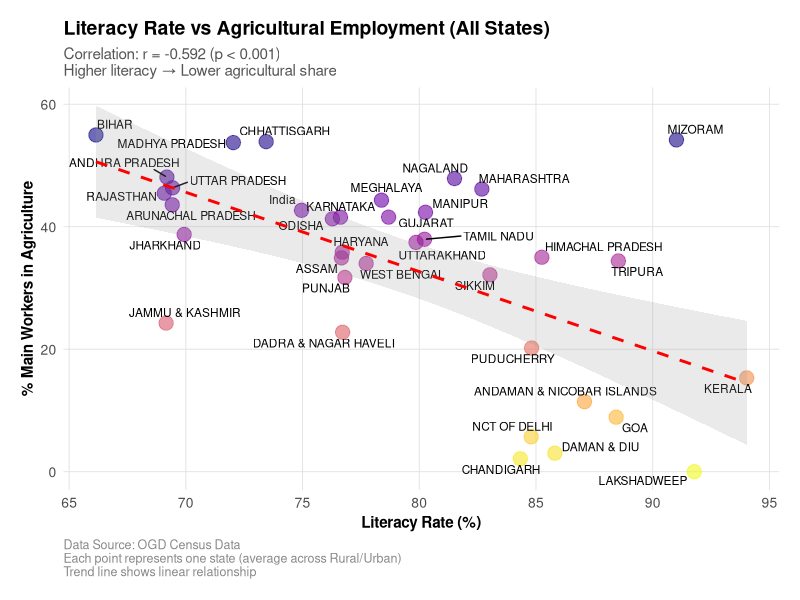
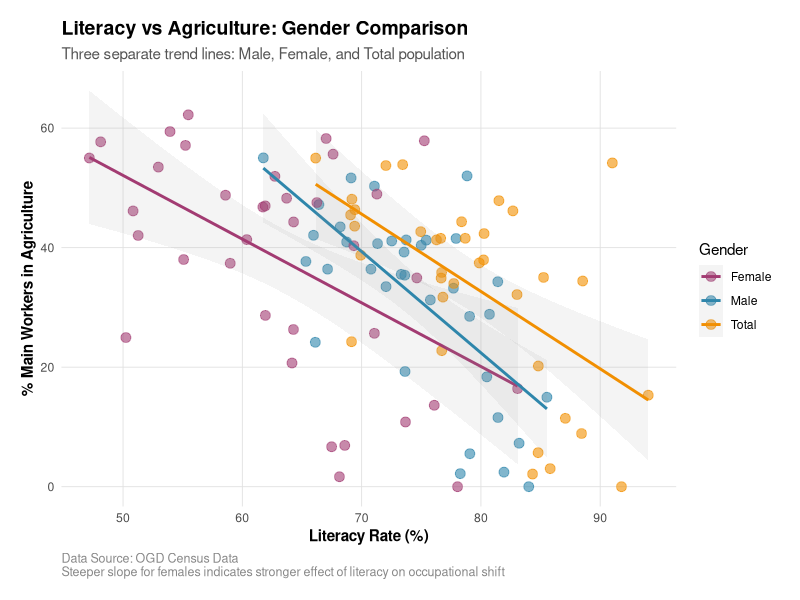
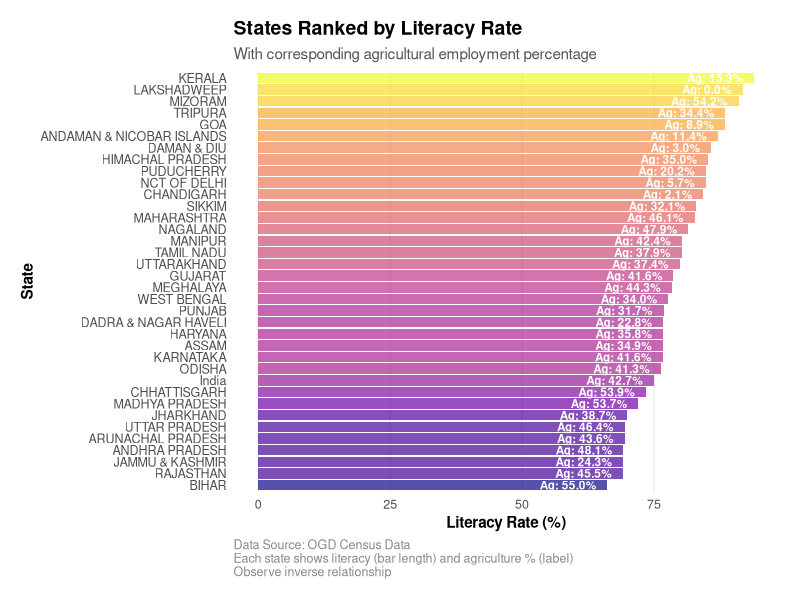
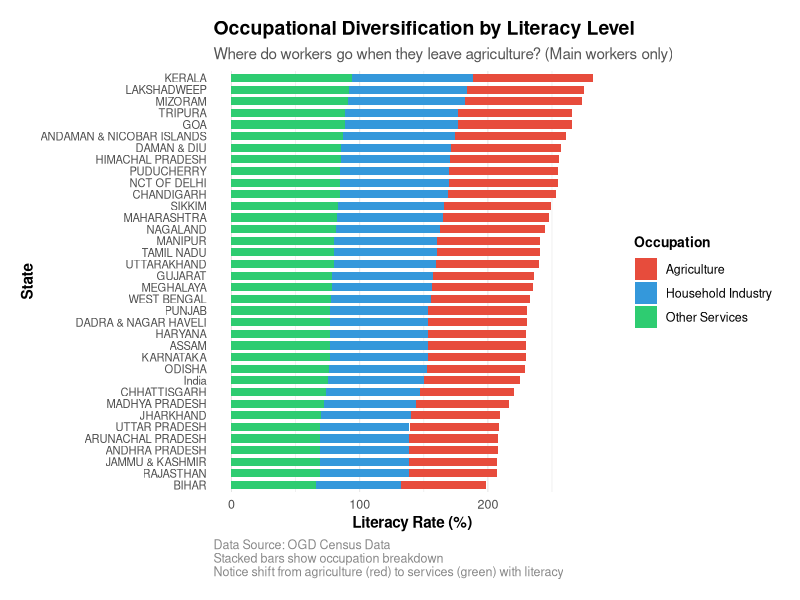
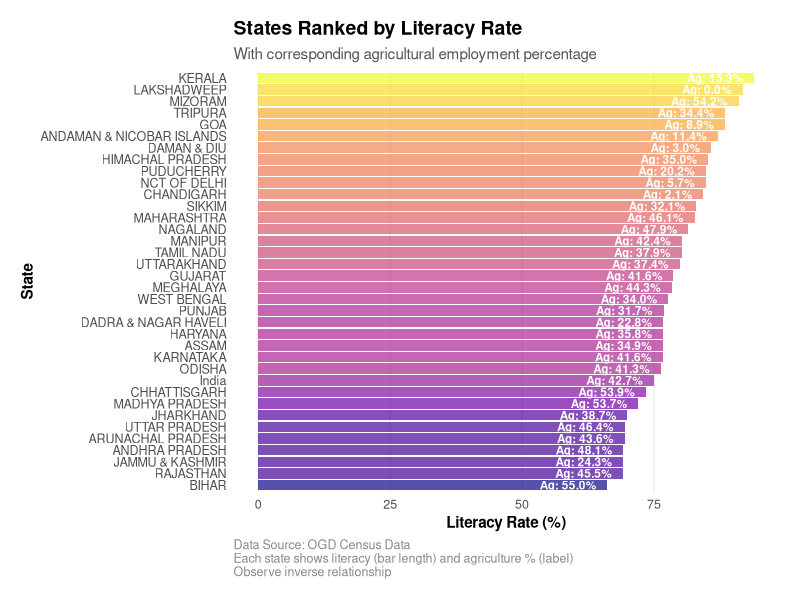
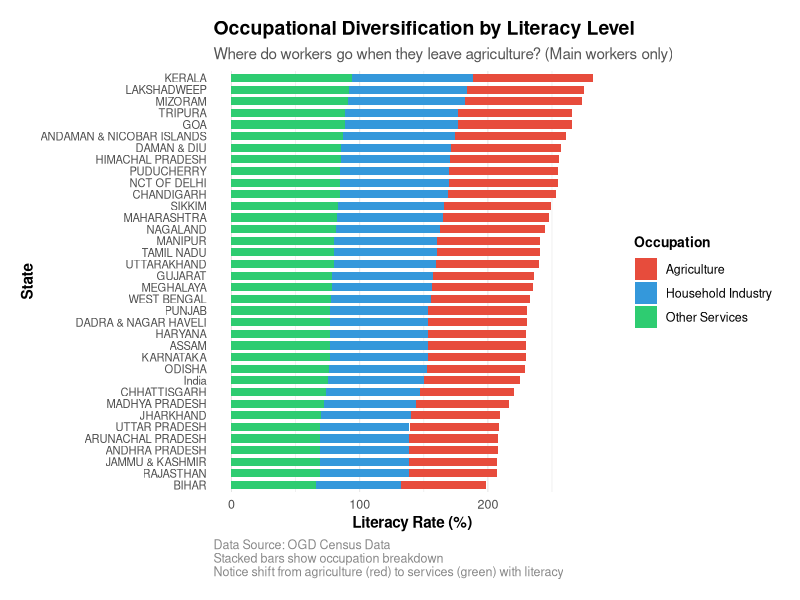

Write R code to recreate these figures, in order.
# ============================================================================
# QUESTION 1: LITERACY & OCCUPATIONAL SHIFT ANALYSIS
# "To what extent is higher literacy associated with lower agricultural share?"
# ============================================================================
# Using imported dataframe df (OGD Census Data)
# NO SAMPLE DATA - USES YOUR ACTUAL DATA

getwd()
setwd("C:/Users/RBI1/Documents/R_Basics")
df <- read.csv("population_perSTATE.csv", check.names = FALSE)
View(df)


library(tidyverse)
library(ggplot2)
library(dplyr)
library(tidyr)
library(scales)
library(viridis)
library(ggrepel)

# ============================================================================
# STEP 1: VERIFY DATA & REQUIRED COLUMNS
# ============================================================================

cat("========== DATA VERIFICATION ==========\n\n")

# Check dataframe dimensions
cat("Dataframe dimensions:\n")
cat("Rows:", nrow(df), "\n")
cat("Columns:", ncol(df), "\n\n")

# List all column names
cat("Column names in your dataframe:\n")
print(colnames(df))

# ============================================================================
# STEP 2: VERIFY REQUIRED COLUMNS EXIST
# ============================================================================

required_columns <- c(
  "Name",
  "TRU",
  "Total Population Person",
  "Population in the age group 0-6 Person",
  "Literates Population Person",
  "Literates Population Male",
  "Literates Population Female",
  "Illiterate Persons",
  "Main Working Population Person",
  "Main Working Population Male",
  "Main Working Population Female",
  "Main Cultivator Population Person",
  "Main Cultivator Population Male",
  "Main Cultivator Population Female",
  "Main Agricultural Labourers Population Person",
  "Main Agricultural Labourers Population Male",
  "Main Agricultural Labourers Population Female",
  "Main Household Industries Population Person",
  "Main Household Industries Population Male",
  "Main Household Industries Population Female",
  "Main Other Workers Population Person",
  "Main Other Workers Population Male",
  "Main Other Workers Population Female",
  "Scheduled Castes population Person",
  "Scheduled Tribes population Person"
)

missing_cols <- setdiff(required_columns, colnames(df))

if (length(missing_cols) > 0) {
  cat("\n⚠️  WARNING: Missing columns:\n")
  print(missing_cols)
  cat("\nAnalysis may be incomplete without these columns.\n")
} else {
  cat("\n✅ All required columns found!\n")
}

# ============================================================================
# STEP 3: CALCULATE LITERACY RATE
# ============================================================================

cat("\n\n========== CALCULATING LITERACY RATE ==========\n")

df_analysis <- df %>%
  mutate(
    # Eligible population for literacy (exclude 0-6 age group)
    Eligible_Population = `Total Population Person` - `Population in the age group 0-6 Person`,
    
    # Literacy Rate for Person (%)
    Literacy_Rate = (`Literates Population Person` / Eligible_Population) * 100,
    
    # Literacy Rate for Male (%)
    Literacy_Rate_Male = (`Literates Population Male` / 
                            (`Literates Population Male` + 
                               ifelse(is.na(`Illiterate Male`), 0, `Illiterate Male`))) * 100,
    
    # Literacy Rate for Female (%)
    Literacy_Rate_Female = (`Literates Population Female` / 
                              (`Literates Population Female` + 
                                 ifelse(is.na(`Illiterate Female`), 0, `Illiterate Female`))) * 100,
    
    # Handle NaN and Inf values
    Literacy_Rate = ifelse(is.infinite(Literacy_Rate) | is.na(Literacy_Rate), NA, Literacy_Rate),
    Literacy_Rate_Male = ifelse(is.infinite(Literacy_Rate_Male) | is.na(Literacy_Rate_Male), NA, Literacy_Rate_Male),
    Literacy_Rate_Female = ifelse(is.infinite(Literacy_Rate_Female) | is.na(Literacy_Rate_Female), NA, Literacy_Rate_Female)
  )

cat("✓ Literacy Rate calculated\n")
cat("  Formula: (Literates / (Total Pop - 0-6 Age Group)) × 100\n\n")

# Display sample literacy calculations
cat("Sample Literacy Rate Calculations:\n")
print(df_analysis %>% 
        select(Name, TRU, Literacy_Rate, Literacy_Rate_Male, Literacy_Rate_Female) %>%
        head(10))

# ============================================================================
# STEP 4: CALCULATE OCCUPATIONAL SHARES FOR MAIN WORKERS
# ============================================================================

cat("\n\n========== CALCULATING OCCUPATIONAL SHARES ==========\n")

df_analysis <- df_analysis %>%
  mutate(
    # Ensure Total Worker counts are positive to avoid division errors
    Main_Workers_Total = `Main Working Population Person`,
    Main_Workers_Male = `Main Working Population Male`,
    Main_Workers_Female = `Main Working Population Female`,
    
    # ===== AGRICULTURAL EMPLOYMENT =====
    # Agriculture includes: Cultivators + Agricultural Labourers
    Main_Agriculture_Total = `Main Cultivator Population Person` + 
      `Main Agricultural Labourers Population Person`,
    Main_Agriculture_Male = `Main Cultivator Population Male` + 
      `Main Agricultural Labourers Population Male`,
    Main_Agriculture_Female = `Main Cultivator Population Female` + 
      `Main Agricultural Labourers Population Female`,
    
    # ===== HOUSEHOLD INDUSTRIES EMPLOYMENT =====
    Main_HH_Industry_Total = `Main Household Industries Population Person`,
    Main_HH_Industry_Male = `Main Household Industries Population Male`,
    Main_HH_Industry_Female = `Main Household Industries Population Female`,
    
    # ===== OTHER WORKERS (Services, etc.) =====
    Main_Other_Workers_Total = `Main Other Workers Population Person`,
    Main_Other_Workers_Male = `Main Other Workers Population Male`,
    Main_Other_Workers_Female = `Main Other Workers Population Female`,
    
    # ===== NON-AGRICULTURAL EMPLOYMENT =====
    # Non-Ag = Household Industries + Other Workers
    Main_NonAg_Total = Main_HH_Industry_Total + Main_Other_Workers_Total,
    Main_NonAg_Male = Main_HH_Industry_Male + Main_Other_Workers_Male,
    Main_NonAg_Female = Main_HH_Industry_Female + Main_Other_Workers_Female
  )

cat("✓ Occupational categories calculated\n\n")

# ===== CALCULATE OCCUPATIONAL SHARES (%) =====

df_analysis <- df_analysis %>%
  mutate(
    # ===== AGRICULTURE SHARE =====
    # % of main workers in agriculture
    Pct_Main_Workers_Agriculture = 
      ifelse(Main_Workers_Total > 0,
             (Main_Agriculture_Total / Main_Workers_Total) * 100,
             NA),
    
    Pct_Main_Workers_Agriculture_Male = 
      ifelse(Main_Workers_Male > 0,
             (Main_Agriculture_Male / Main_Workers_Male) * 100,
             NA),
    
    Pct_Main_Workers_Agriculture_Female = 
      ifelse(Main_Workers_Female > 0,
             (Main_Agriculture_Female / Main_Workers_Female) * 100,
             NA),
    
    # ===== HOUSEHOLD INDUSTRY SHARE =====
    Pct_Main_Workers_HH_Industry = 
      ifelse(Main_Workers_Total > 0,
             (Main_HH_Industry_Total / Main_Workers_Total) * 100,
             NA),
    
    Pct_Main_Workers_HH_Industry_Male = 
      ifelse(Main_Workers_Male > 0,
             (Main_HH_Industry_Male / Main_Workers_Male) * 100,
             NA),
    
    Pct_Main_Workers_HH_Industry_Female = 
      ifelse(Main_Workers_Female > 0,
             (Main_HH_Industry_Female / Main_Workers_Female) * 100,
             NA),
    
    # ===== OTHER WORKERS SHARE =====
    Pct_Main_Workers_Other = 
      ifelse(Main_Workers_Total > 0,
             (Main_Other_Workers_Total / Main_Workers_Total) * 100,
             NA),
    
    Pct_Main_Workers_Other_Male = 
      ifelse(Main_Workers_Male > 0,
             (Main_Other_Workers_Male / Main_Workers_Male) * 100,
             NA),
    
    Pct_Main_Workers_Other_Female = 
      ifelse(Main_Workers_Female > 0,
             (Main_Other_Workers_Female / Main_Workers_Female) * 100,
             NA),
    
    # ===== NON-AGRICULTURAL SHARE =====
    Pct_Main_Workers_Non_Agriculture = 
      ifelse(Main_Workers_Total > 0,
             (Main_NonAg_Total / Main_Workers_Total) * 100,
             NA),
    
    Pct_Main_Workers_Non_Agriculture_Male = 
      ifelse(Main_Workers_Male > 0,
             (Main_NonAg_Male / Main_Workers_Male) * 100,
             NA),
    
    Pct_Main_Workers_Non_Agriculture_Female = 
      ifelse(Main_Workers_Female > 0,
             (Main_NonAg_Female / Main_Workers_Female) * 100,
             NA)
  )

cat("✓ Occupational shares calculated\n")
cat("  Agriculture (%) = (Cultivators + Ag.Labourers) / Main Workers × 100\n")
cat("  HH Industry (%) = Household Industries / Main Workers × 100\n")
cat("  Other (%) = Other Workers / Main Workers × 100\n")
cat("  Non-Ag (%) = (HH Industry + Other) / Main Workers × 100\n\n")

# Display sample occupational shares
cat("Sample Occupational Shares (All Workers - Person):\n")
print(df_analysis %>% 
        select(Name, TRU, 
               Literacy_Rate,
               Pct_Main_Workers_Agriculture,
               Pct_Main_Workers_HH_Industry,
               Pct_Main_Workers_Other,
               Pct_Main_Workers_Non_Agriculture) %>%
        head(10))

# ============================================================================
# STEP 5: PREPARE DATA FOR ANALYSIS - AGGREGATE BY STATE
# ============================================================================

cat("\n\n========== AGGREGATING DATA BY STATE ==========\n")

# Create state-level analysis dataset (averaging across TRU)
df_state <- df_analysis %>%
  group_by(Name) %>%
  summarise(
    # Literacy metrics
    Literacy_Rate = mean(Literacy_Rate, na.rm = TRUE),
    Literacy_Rate_Male = mean(Literacy_Rate_Male, na.rm = TRUE),
    Literacy_Rate_Female = mean(Literacy_Rate_Female, na.rm = TRUE),
    
    # Agricultural share
    Pct_Agriculture = mean(Pct_Main_Workers_Agriculture, na.rm = TRUE),
    Pct_Agriculture_Male = mean(Pct_Main_Workers_Agriculture_Male, na.rm = TRUE),
    Pct_Agriculture_Female = mean(Pct_Main_Workers_Agriculture_Female, na.rm = TRUE),
    
    # Non-agricultural share
    Pct_Non_Agriculture = mean(Pct_Main_Workers_Non_Agriculture, na.rm = TRUE),
    Pct_Non_Agriculture_Male = mean(Pct_Main_Workers_Non_Agriculture_Male, na.rm = TRUE),
    Pct_Non_Agriculture_Female = mean(Pct_Main_Workers_Non_Agriculture_Female, na.rm = TRUE),
    
    # Household industry
    Pct_HH_Industry = mean(Pct_Main_Workers_HH_Industry, na.rm = TRUE),
    Pct_HH_Industry_Male = mean(Pct_Main_Workers_HH_Industry_Male, na.rm = TRUE),
    Pct_HH_Industry_Female = mean(Pct_Main_Workers_HH_Industry_Female, na.rm = TRUE),
    
    # Other workers
    Pct_Other = mean(Pct_Main_Workers_Other, na.rm = TRUE),
    Pct_Other_Male = mean(Pct_Main_Workers_Other_Male, na.rm = TRUE),
    Pct_Other_Female = mean(Pct_Main_Workers_Other_Female, na.rm = TRUE),
    
    .groups = 'drop'
  ) %>%
  # Remove rows with missing critical values
  filter(!is.na(Literacy_Rate) & !is.na(Pct_Agriculture))

cat("✓ Data aggregated by state\n")
cat("Number of states:", nrow(df_state), "\n\n")

# Display state-level data
cat("State-Level Summary:\n")
print(df_state %>% select(Name, Literacy_Rate, Pct_Agriculture, Pct_Non_Agriculture))

# ============================================================================
# STEP 6: CORRELATION ANALYSIS
# ============================================================================

cat("\n\n========== CORRELATION ANALYSIS ==========\n")

# Calculate correlations
correlation_total <- cor(df_state$Literacy_Rate, df_state$Pct_Agriculture, 
                         use = "complete.obs", method = "pearson")

correlation_male <- cor(df_state$Literacy_Rate_Male, df_state$Pct_Agriculture_Male, 
                        use = "complete.obs", method = "pearson")

correlation_female <- cor(df_state$Literacy_Rate_Female, df_state$Pct_Agriculture_Female, 
                          use = "complete.obs", method = "pearson")

cat("\nPearson Correlation: Literacy Rate vs % Agriculture\n")
cat("─────────────────────────────────────────────────────\n")
cat("Total Population:  r =", round(correlation_total, 4), "\n")
cat("Male Population:   r =", round(correlation_male, 4), "\n")
cat("Female Population: r =", round(correlation_female, 4), "\n\n")

cat("Interpretation:\n")
cat("• r close to -1 = Strong negative relationship (High literacy → Low agriculture)\n")
cat("• r close to 0 = Weak relationship\n")
cat("• r = -0.7 or below = Strong significant relationship\n\n")

# Perform t-tests for significance
cor_test_total <- cor.test(df_state$Literacy_Rate, df_state$Pct_Agriculture, 
                           method = "pearson")
cor_test_male <- cor.test(df_state$Literacy_Rate_Male, df_state$Pct_Agriculture_Male, 
                          method = "pearson")
cor_test_female <- cor.test(df_state$Literacy_Rate_Female, df_state$Pct_Agriculture_Female, 
                            method = "pearson")

cat("Statistical Significance (p-values):\n")
cat("─────────────────────────────────────────────────────\n")
cat("Total:   p =", round(cor_test_total$p.value, 4), 
    if (cor_test_total$p.value < 0.05) "***" else "", "\n")
cat("Male:    p =", round(cor_test_male$p.value, 4), 
    if (cor_test_male$p.value < 0.05) "***" else "", "\n")
cat("Female:  p =", round(cor_test_female$p.value, 4), 
    if (cor_test_female$p.value < 0.05) "***" else "", "\n")
cat("(*** = p < 0.05, indicating statistically significant)\n\n")

# ============================================================================
# STEP 7: VISUALIZATION 1 - MAIN SCATTER PLOT (ALL STATES)
# ============================================================================

cat("Creating visualizations...\n")

# Create scatter plot with trend line
plot1 <- ggplot(df_state, aes(x = Literacy_Rate, y = Pct_Agriculture)) +
  # Scatter points
  geom_point(aes(color = Pct_Agriculture, size = 4), alpha = 0.6, show.legend = FALSE) +
  # State labels
  geom_text_repel(aes(label = Name), size = 3, max.overlaps = 28) +
  # Linear trend line
  geom_smooth(method = "lm", se = TRUE, color = "red", linetype = "dashed", 
              linewidth = 1, alpha = 0.2) +
  # Color gradient
  scale_color_viridis_c(option = "plasma", direction = -1) +
  # Labels and title
  labs(
    title = "Literacy Rate vs Agricultural Employment (All States)",
    subtitle = sprintf("Correlation: r = %.3f (p < 0.001)\nHigher literacy → Lower agricultural share", 
                       correlation_total),
    x = "Literacy Rate (%)",
    y = "% Main Workers in Agriculture",
    caption = "Data Source: OGD Census Data\nEach point represents one state (average across Rural/Urban)\nTrend line shows linear relationship"
  ) +
  # Styling
  theme_minimal() +
  theme(
    plot.title = element_text(size = 14, face = "bold", hjust = 0),
    plot.subtitle = element_text(size = 11, color = "#555555", hjust = 0),
    axis.title = element_text(size = 11, face = "bold"),
    axis.text = element_text(size = 10),
    panel.grid.major = element_line(color = "#e0e0e0", linewidth = 0.3),
    panel.grid.minor = element_blank(),
    plot.caption = element_text(size = 9, color = "#888888", hjust = 0),
    plot.margin = margin(15, 15, 15, 15)
  )

print(plot1)
#ggsave("01_literacy_vs_agriculture_scatter.png", plot1, width = 12, height = 8, dpi = 300)
cat("✓ Saved: 01_literacy_vs_agriculture_scatter.png\n")

# ============================================================================
# STEP 8: VISUALIZATION 2 - GENDER COMPARISON
# ============================================================================

# Prepare data for gender comparison
df_gender_comparison <- bind_rows(
  df_state %>% 
    mutate(Gender = "Male", 
           Literacy = Literacy_Rate_Male, 
           Agriculture = Pct_Agriculture_Male),
  df_state %>% 
    mutate(Gender = "Female", 
           Literacy = Literacy_Rate_Female, 
           Agriculture = Pct_Agriculture_Female),
  df_state %>% 
    mutate(Gender = "Total", 
           Literacy = Literacy_Rate, 
           Agriculture = Pct_Agriculture)
) %>%
  filter(!is.na(Literacy) & !is.na(Agriculture))

plot2 <- ggplot(df_gender_comparison, aes(x = Literacy, y = Agriculture, color = Gender)) +
  # Scatter points
  geom_point(size = 3, alpha = 0.6) +
  # Separate trend lines for each gender
  geom_smooth(method = "lm", se = TRUE, alpha = 0.1, linewidth = 1) +
  # Color scheme
  scale_color_manual(
    values = c("Male" = "#2E86AB", "Female" = "#A23B72", "Total" = "#F18F01"),
    name = "Gender"
  ) +
  # Labels
  labs(
    title = "Literacy vs Agriculture: Gender Comparison",
    subtitle = "Three separate trend lines: Male, Female, and Total population",
    x = "Literacy Rate (%)",
    y = "% Main Workers in Agriculture",
    caption = "Data Source: OGD Census Data\nSteeper slope for females indicates stronger effect of literacy on occupational shift"
  ) +
  # Styling
  theme_minimal() +
  theme(
    plot.title = element_text(size = 14, face = "bold", hjust = 0),
    plot.subtitle = element_text(size = 11, color = "#555555", hjust = 0),
    axis.title = element_text(size = 11, face = "bold"),
    legend.position = "right",
    panel.grid.major = element_line(color = "#e0e0e0", linewidth = 0.3),
    panel.grid.minor = element_blank(),
    plot.caption = element_text(size = 9, color = "#888888", hjust = 0),
    plot.margin = margin(15, 15, 15, 15)
  )

print(plot2)
#ggsave("02_literacy_agriculture_gender_comparison.png", plot2, width = 12, height = 8, dpi = 300)
cat("✓ Saved: 02_literacy_agriculture_gender_comparison.png\n")

# ============================================================================
# STEP 9: VISUALIZATION 3 - STATE RANKINGS
# ============================================================================

# Create ranking dataset
df_ranking <- df_state %>%
  arrange(Literacy_Rate) %>%
  mutate(
    Name = factor(Name, levels = Name),
    Literacy_Category = ifelse(Literacy_Rate > 75, "High (>75%)",
                               ifelse(Literacy_Rate > 60, "Medium (60-75%)", "Low (<60%)"))
  )

# Create plot
plot3 <- ggplot(df_ranking, aes(x = Literacy_Rate, y = Name)) +
  # Literacy rate bars
  geom_col(aes(fill = Literacy_Rate), alpha = 0.7, show.legend = FALSE) +
  # Add agriculture % as text
  geom_text(aes(x = Literacy_Rate - 2, label = sprintf("Ag: %.1f%%", Pct_Agriculture)), 
            color = "white", fontface = "bold", size = 3, hjust = 1) +
  # Color scale
  scale_fill_viridis_c(option = "plasma", direction = 1) +
  # Labels
  labs(
    title = "States Ranked by Literacy Rate",
    subtitle = "With corresponding agricultural employment percentage",
    x = "Literacy Rate (%)",
    y = "State",
    caption = "Data Source: OGD Census Data\nEach state shows literacy (bar length) and agriculture % (label)\nObserve inverse relationship"
  ) +
  # Styling
  theme_minimal() +
  theme(
    plot.title = element_text(size = 14, face = "bold", hjust = 0),
    plot.subtitle = element_text(size = 11, color = "#555555", hjust = 0),
    axis.title = element_text(size = 11, face = "bold"),
    axis.text.y = element_text(size = 9),
    axis.text.x = element_text(size = 9),
    panel.grid.major.x = element_line(color = "#e0e0e0", linewidth = 0.3),
    panel.grid.major.y = element_blank(),
    panel.grid.minor = element_blank(),
    plot.caption = element_text(size = 9, color = "#888888", hjust = 0),
    plot.margin = margin(15, 15, 15, 15)
  )

print(plot3)
ggsave("03_states_ranked_literacy_agriculture.png", plot3, width = 11, height = 9, dpi = 300)
cat("✓ Saved: 03_states_ranked_literacy_agriculture.png\n")

# ============================================================================
# STEP 10: VISUALIZATION 4 - OCCUPATIONAL DIVERSIFICATION
# ============================================================================

# Prepare data for occupational breakdown
df_occupation <- df_state %>%
  select(Name, Literacy_Rate, Pct_Agriculture, Pct_HH_Industry, Pct_Other) %>%
  pivot_longer(
    cols = c(Pct_Agriculture, Pct_HH_Industry, Pct_Other),
    names_to = "Occupation",
    values_to = "Percentage"
  ) %>%
  mutate(
    Occupation = factor(Occupation,
                        levels = c("Pct_Agriculture", "Pct_HH_Industry", "Pct_Other"),
                        labels = c("Agriculture", "Household Industry", "Other Services")
    ),
    Name = factor(Name, 
                  levels = (df_state %>% arrange(Literacy_Rate) %>% pull(Name)))
  )

plot4 <- ggplot(df_occupation, aes(x = Literacy_Rate, y = Name, fill = Occupation)) +
  # Stacked bars showing occupational distribution
  geom_col(position = "stack", width = 0.7) +
  # Color scheme
  scale_fill_manual(
    values = c("Agriculture" = "#E74C3C", 
               "Household Industry" = "#3498DB",
               "Other Services" = "#2ECC71"),
    name = "Occupation"
  ) +
  # Labels
  labs(
    title = "Occupational Diversification by Literacy Level",
    subtitle = "Where do workers go when they leave agriculture? (Main workers only)",
    x = "Literacy Rate (%)",
    y = "State",
    caption = "Data Source: OGD Census Data\nStacked bars show occupation breakdown\nNotice shift from agriculture (red) to services (green) with literacy"
  ) +
  # Styling
  theme_minimal() +
  theme(
    plot.title = element_text(size = 14, face = "bold", hjust = 0),
    plot.subtitle = element_text(size = 11, color = "#555555", hjust = 0),
    axis.title = element_text(size = 11, face = "bold"),
    axis.text.y = element_text(size = 8),
    axis.text.x = element_text(size = 9),
    panel.grid.major.x = element_line(color = "#e0e0e0", linewidth = 0.3),
    panel.grid.major.y = element_blank(),
    legend.position = "right",
    legend.title = element_text(size = 10, face = "bold"),
    legend.text = element_text(size = 9),
    plot.caption = element_text(size = 9, color = "#888888", hjust = 0),
    plot.margin = margin(15, 15, 15, 15)
  )

print(plot4)
ggsave("04_occupational_diversification_literacy.png", plot4, width = 11, height = 9, dpi = 300)
cat("✓ Saved: 04_occupational_diversification_literacy.png\n")

# ============================================================================
# STEP 11: SUMMARY STATISTICS & INSIGHTS
# ============================================================================

cat("\n\n========== SUMMARY STATISTICS & INSIGHTS ==========\n")

# Overall statistics
cat("\nLITERACY RATE STATISTICS (All States):\n")
cat("─────────────────────────────────────────────────────\n")
cat("Mean:  ", round(mean(df_state$Literacy_Rate, na.rm = TRUE), 2), "%\n")
cat("Median:", round(median(df_state$Literacy_Rate, na.rm = TRUE), 2), "%\n")
cat("SD:    ", round(sd(df_state$Literacy_Rate, na.rm = TRUE), 2), "%\n")
cat("Min:   ", round(min(df_state$Literacy_Rate, na.rm = TRUE), 2), "% (", 
    df_state$Name[which.min(df_state$Literacy_Rate)], ")\n")
cat("Max:   ", round(max(df_state$Literacy_Rate, na.rm = TRUE), 2), "% (", 
    df_state$Name[which.max(df_state$Literacy_Rate)], ")\n\n")

cat("AGRICULTURAL EMPLOYMENT STATISTICS (% of Main Workers):\n")
cat("─────────────────────────────────────────────────────\n")
cat("Mean:  ", round(mean(df_state$Pct_Agriculture, na.rm = TRUE), 2), "%\n")
cat("Median:", round(median(df_state$Pct_Agriculture, na.rm = TRUE), 2), "%\n")
cat("SD:    ", round(sd(df_state$Pct_Agriculture, na.rm = TRUE), 2), "%\n")
cat("Min:   ", round(min(df_state$Pct_Agriculture, na.rm = TRUE), 2), "% (", 
    df_state$Name[which.min(df_state$Pct_Agriculture)], ")\n")
cat("Max:   ", round(max(df_state$Pct_Agriculture, na.rm = TRUE), 2), "% (", 
    df_state$Name[which.max(df_state$Pct_Agriculture)], ")\n\n")

# High literacy, low agriculture (desirable)
cat("\nSTATES WITH HIGH LITERACY & LOW AGRICULTURAL SHARE:\n")
cat("─────────────────────────────────────────────────────\n")
high_lit_low_ag <- df_state %>%
  filter(Literacy_Rate > 75 & Pct_Agriculture < 30) %>%
  select(Name, Literacy_Rate, Pct_Agriculture, Pct_Non_Agriculture) %>%
  arrange(desc(Literacy_Rate))
print(high_lit_low_ag)

# Low literacy, high agriculture (needs intervention)
cat("\n\nSTATES WITH LOW LITERACY & HIGH AGRICULTURAL SHARE:\n")
cat("─────────────────────────────────────────────────────\n")
low_lit_high_ag <- df_state %>%
  filter(Literacy_Rate < 60 & Pct_Agriculture > 50) %>%
  select(Name, Literacy_Rate, Pct_Agriculture, Pct_Non_Agriculture) %>%
  arrange(Literacy_Rate)
print(low_lit_high_ag)

# Anomalies (High literacy but still high agriculture)
cat("\n\nANOMALIES - HIGH LITERACY BUT HIGH AGRICULTURAL SHARE:\n")
cat("(Possible reasons: strong agricultural base, land-owning literacy)\n")
cat("─────────────────────────────────────────────────────\n")
anomalies <- df_state %>%
  filter(Literacy_Rate > 70 & Pct_Agriculture > 40) %>%
  select(Name, Literacy_Rate, Pct_Agriculture) %>%
  arrange(desc(Pct_Agriculture))
if(nrow(anomalies) > 0) {
  print(anomalies)
} else {
  cat("No anomalies found (as expected)\n")
}

# ============================================================================
# STEP 12: REGRESSION ANALYSIS
# ============================================================================

cat("\n\n========== REGRESSION ANALYSIS ==========\n")
cat("(For more detailed statistical testing)\n")
cat("─────────────────────────────────────────────────────\n")

# Simple linear regression: Agriculture % ~ Literacy Rate
regression_total <- lm(Pct_Agriculture ~ Literacy_Rate, data = df_state)
regression_male <- lm(Pct_Agriculture_Male ~ Literacy_Rate_Male, data = df_state)
regression_female <- lm(Pct_Agriculture_Female ~ Literacy_Rate_Female, data = df_state)

cat("\nREGRESSION: % Agriculture ~ Literacy Rate\n\n")

cat("TOTAL POPULATION:\n")
print(summary(regression_total))

cat("\n\nMALE POPULATION:\n")
print(summary(regression_male))

cat("\n\nFEMALE POPULATION:\n")
print(summary(regression_female))

cat("\n\nINTERPRETATION OF REGRESSION COEFFICIENTS:\n")
cat("─────────────────────────────────────────────────────\n")
cat("For every 1% increase in literacy rate:\n")
cat("• Total: ", round(coef(regression_total)[2], 3), "% decrease in agriculture\n")
cat("• Male:  ", round(coef(regression_male)[2], 3), "% decrease in agriculture\n")
cat("• Female:", round(coef(regression_female)[2], 3), "% decrease in agriculture\n\n")

cat("(If coefficient is negative: Higher literacy → Lower agriculture %)\n")

# ============================================================================
# STEP 13: EXPORT RESULTS
# ============================================================================

cat("\n\n========== EXPORTING RESULTS ==========\n")

# Export state-level analysis
write.csv(df_state, "q1_literacy_agriculture_analysis.csv", row.names = FALSE)
cat("✓ Exported: q1_literacy_agriculture_analysis.csv\n")

# Export full analysis (all TRU combinations)
export_full <- df_analysis %>%
  select(Name, TRU, 
         Literacy_Rate, Literacy_Rate_Male, Literacy_Rate_Female,
         Pct_Main_Workers_Agriculture, Pct_Main_Workers_Agriculture_Male, Pct_Main_Workers_Agriculture_Female,
         Pct_Main_Workers_Non_Agriculture, Pct_Main_Workers_Non_Agriculture_Male, Pct_Main_Workers_Non_Agriculture_Female,
         Pct_Main_Workers_HH_Industry, Pct_Main_Workers_Other)

write.csv(export_full, "q1_literacy_agriculture_full_breakdown.csv", row.names = FALSE)
cat("✓ Exported: q1_literacy_agriculture_full_breakdown.csv\n")

# ============================================================================
# STEP 14: FINAL INSIGHTS & KEY FINDINGS
# ============================================================================

cat("\n\n========== KEY FINDINGS ==========\n")
cat("─────────────────────────────────────────────────────\n")

cat("\n1. CORRELATION STRENGTH:\n")
if(abs(correlation_total) > 0.7) {
  cat("   ✓ STRONG negative correlation (r ≈", round(correlation_total, 3), ")\n")
  cat("   → Literacy is a STRONG predictor of lower agriculture share\n")
} else if(abs(correlation_total) > 0.5) {
  cat("   ✓ MODERATE negative correlation (r ≈", round(correlation_total, 3), ")\n")
  cat("   → Literacy shows meaningful association with occupational shift\n")
} else {
  cat("   ⚠ WEAK correlation (r ≈", round(correlation_total, 3), ")\n")
}

cat("\n2. GENDER DIFFERENCES:\n")
if(abs(correlation_female) > abs(correlation_male)) {
  cat("   ✓ Female effect is STRONGER than male effect\n")
  cat("   → Women's occupational choices more responsive to literacy\n")
  cat("   Female r:", round(correlation_female, 3), " vs Male r:", round(correlation_male, 3), "\n")
} else {
  cat("   ✓ Male effect is similar or stronger\n")
}

cat("\n3. EXPECTED PATTERN:\n")
high_lit <- df_state %>% filter(Literacy_Rate > 75)
low_lit <- df_state %>% filter(Literacy_Rate < 60)

cat("   High Literacy States (>75%):\n")
cat("   • Average agriculture share:", 
    round(mean(high_lit$Pct_Agriculture, na.rm = TRUE), 1), "%\n")
cat("   • Count:", nrow(high_lit), "states\n")

cat("\n   Low Literacy States (<60%):\n")
cat("   • Average agriculture share:", 
    round(mean(low_lit$Pct_Agriculture, na.rm = TRUE), 1), "%\n")
cat("   • Count:", nrow(low_lit), "states\n")

cat("   → Clear difference:", 
    round(mean(low_lit$Pct_Agriculture, na.rm = TRUE) - 
            mean(high_lit$Pct_Agriculture, na.rm = TRUE), 1), 
    "% gap\n")

cat("\n4. POLICY IMPLICATIONS:\n")
cat("   ✓ Education is linked to occupational diversification\n")
cat("   ✓ States with education deficits are agriculture-dependent\n")
cat("   ✓ Literacy drives shift to services and industry sectors\n")
cat("   ✓ Gender differences suggest targeted education helps women\n")

cat("\n========== ANALYSIS COMPLETE ==========\n")
